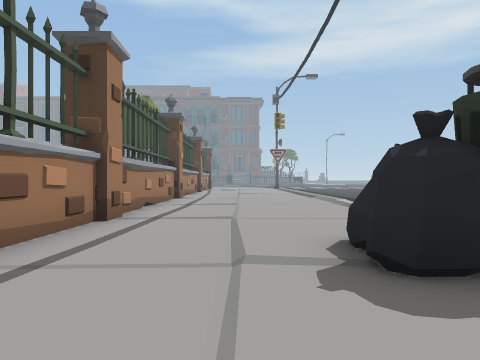
[1] (above)

24 first-person views from a walk through a scene from a Unity 3-D project. The camera is 1.5 m above the floor, looks level and sees 70° across. The floor is counted in squares, 2 m on a side. Each view is taken from the middle of a square. On the plan, view 1 faces up. The plan holds only what a view shows up to about 11 squares ahead; the rest is blank. The place goes on beyond the plan. The player character is not drawn. Some animated figures are not drawn.

[2]
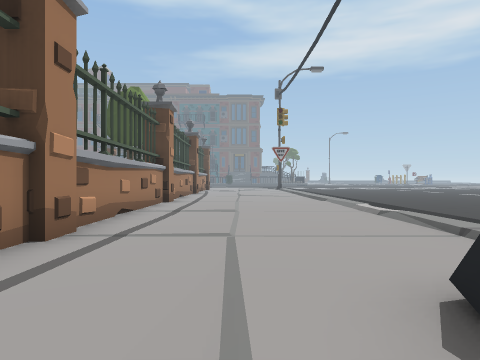

[3]
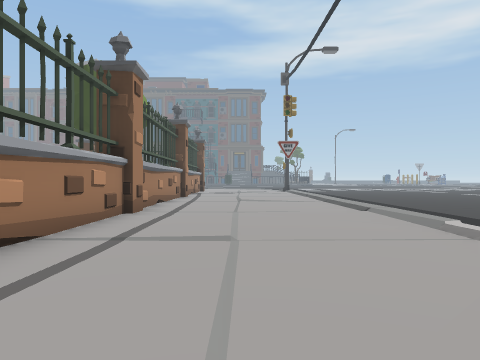

[4]
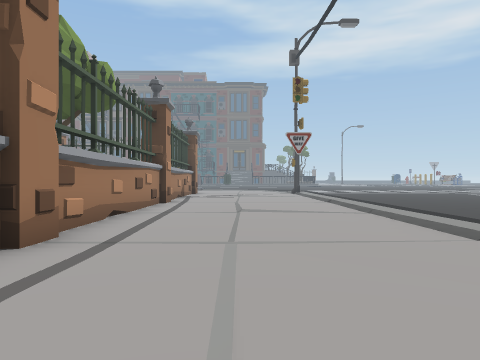

[5]
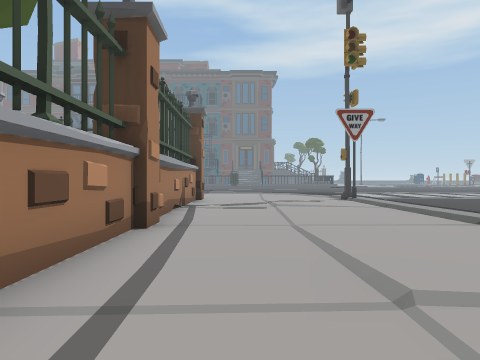

[6]
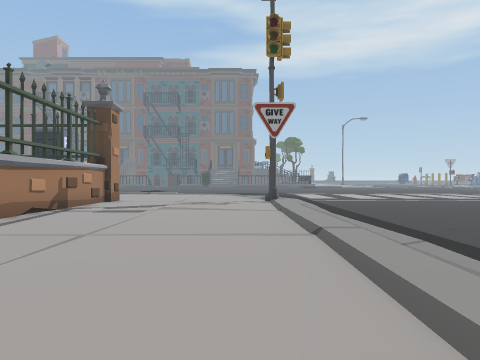

[7]
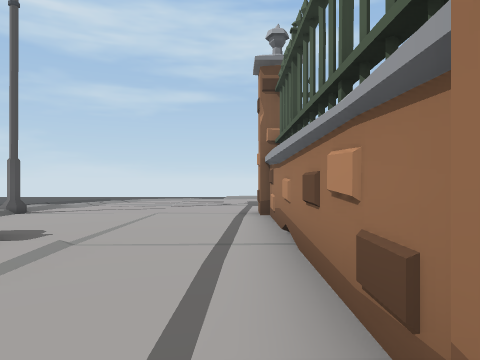

[8]
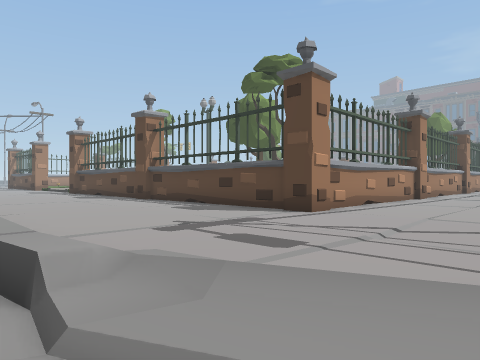

[9]
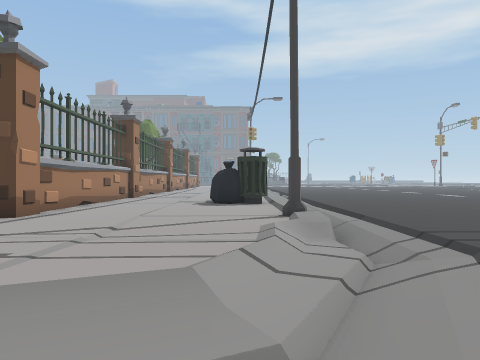

[10]
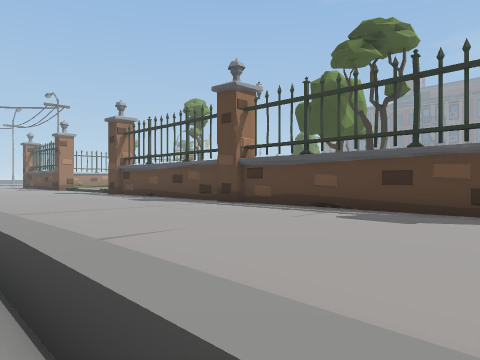

[11]
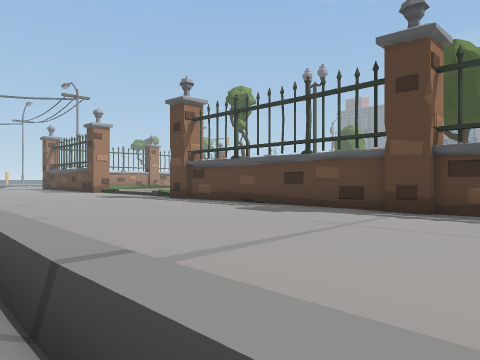

[12]
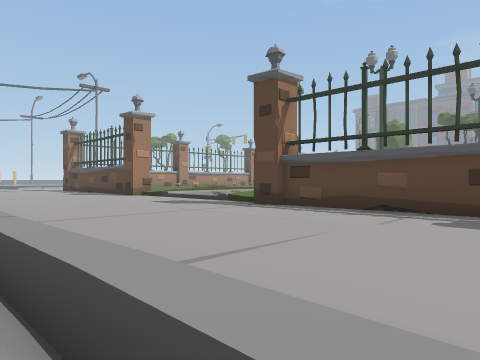

[13]
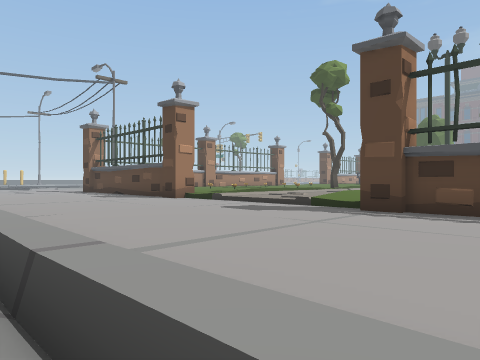

[14]
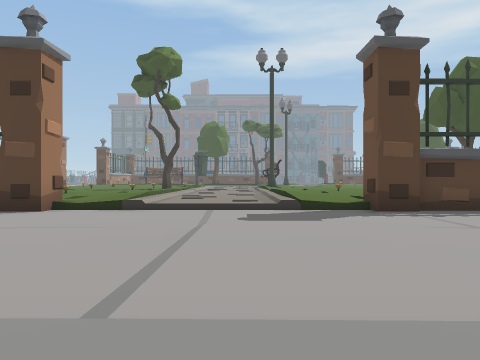

[15]
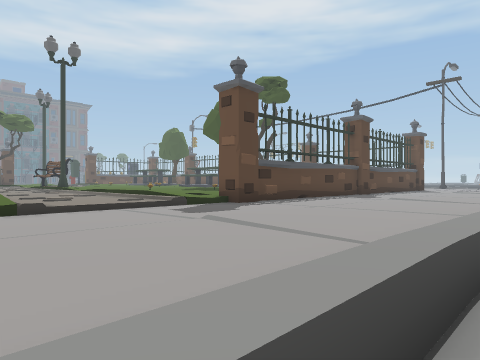

[16]
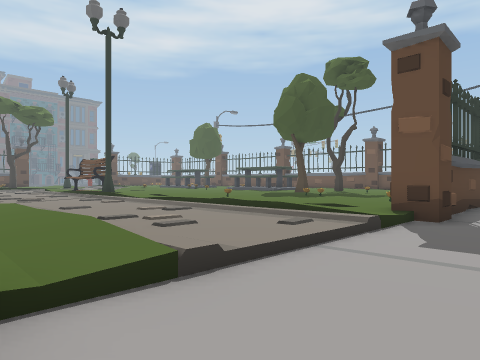

[17]
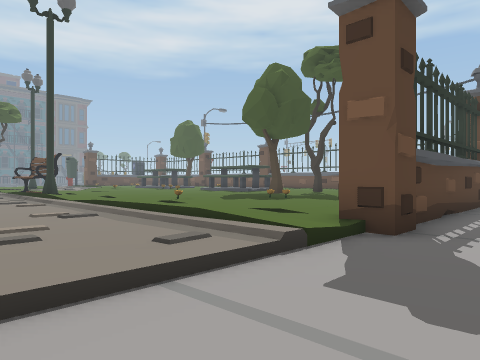

[18]
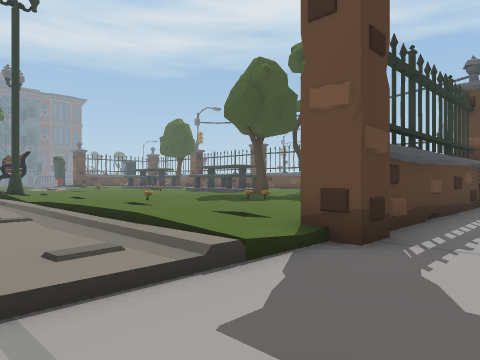

[19]
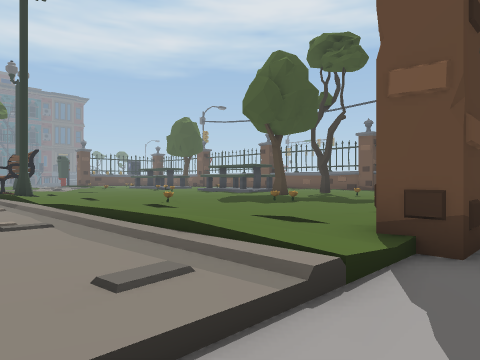

[20]
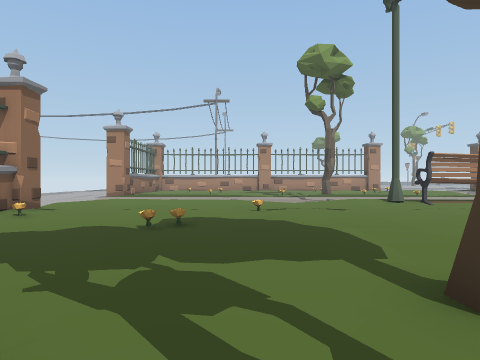

[21]
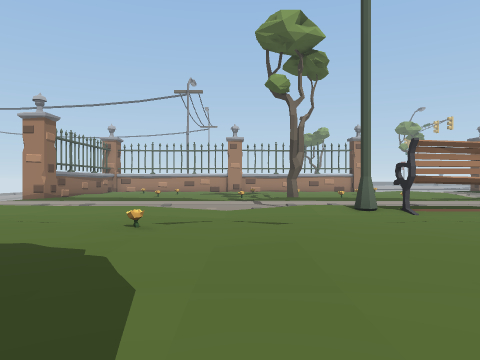

[22]
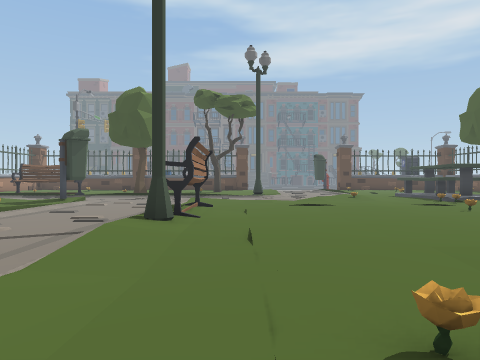

[23]
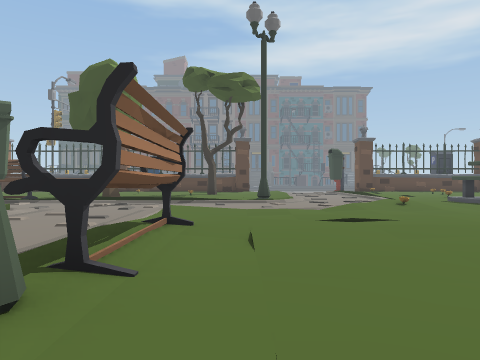

[24]
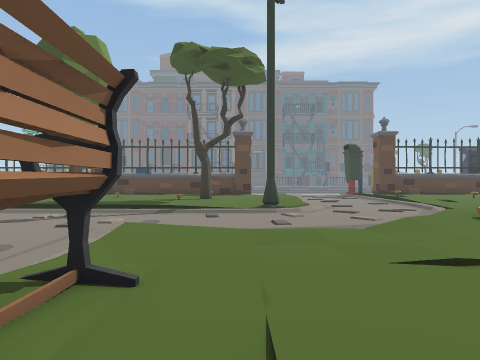

### Floor plan
Key: @ floor where view 1 was taken; # wall or solid block; . main floor; : floor 0.25 m higher than the main floor; + floor 0.5 m higher than the main floor; / step, stairs or slope; = window, fence, low wall or low ledge; T tree; F flower; O other object.
Columns run from 25 left of view 1 to 4 right of it. Each row starts with its distance up from view 1.
 28                       #.....
 27                       #.....=/
 26                       #../..//
 25                       #.....=/
 24                       #.....=/
 23                       #.....=/
 22   T:+:  :/ ://:       #.....//
 21    +::+:#/::/::       #.....//
 20  ////+////://:        #.....=/
 19 /::/::/:/:::/:#       #.....=/
 18 :::::::::://++#       #../..=/
 17   ::::::///O/:        #.....=/
 16  #/::////:+:::        #.....=/
 15  :/://:::::::::       #.....=/
 14   /://:+:::+:/:       #.....//
 13   :::/#::::++:        #.....//
 12   :::/#:+:++O:        #.....//
 11   :::##:+:::+         #...../=
 10   /::##+::+:          #.....==
  9   /::/+:+:::          #.....//
  8   /:://:+::++         #.....//
  7   /:://:+::+::T       #.....//
  6   :::/:/:::++:::      #...../
  5  +:::///F::+:::+:     #.....
  4  +:::/+:::OF:+::      #.../#
  3 ++:::/++:::+:::       #..//##/
  2 ++/::/+::+:::         #.....=/
  1 ://::///:::+          #.....=/
  0 ://:///::O            #..@..=/
 -1 #//////################.....#/
 -2 ............................//
 -3 ............................//
 -4 ...........................///
 -5 ...........................///
 -6 ........................//////
 -7 :::::::::::::::::::::::/=//
 -8 / ///  // // /// / // / // .

Positions as (right, up) in squares from view 1, and headings:
1: (0, 0), facing up
2: (0, 2), facing up
3: (0, 6), facing up
4: (0, 10), facing up
5: (-1, 16), facing up
6: (2, 17), facing up
7: (-2, 7), facing down
8: (2, -8), facing up-left
9: (2, -8), facing up
10: (-3, -8), facing up-left
11: (-8, -8), facing up-left
12: (-12, -8), facing up-left
13: (-15, -8), facing up-left
14: (-21, -8), facing up
15: (-25, -8), facing up-right
16: (-25, -3), facing up-right
17: (-23, -3), facing up-right
18: (-22, -3), facing up-right
19: (-22, -2), facing up-right
20: (-9, 5), facing left
21: (-12, 7), facing left
22: (-18, 4), facing up
23: (-18, 8), facing up
24: (-18, 11), facing up
